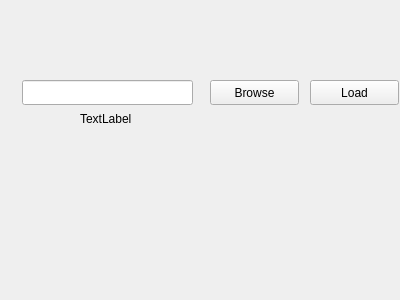
<?xml version="1.0" encoding="UTF-8"?>
<ui version="4.0">
 <class>WavSourceUi</class>
 <widget class="QWidget" name="WavSourceUi">
  <property name="geometry">
   <rect>
    <x>0</x>
    <y>0</y>
    <width>400</width>
    <height>300</height>
   </rect>
  </property>
  <property name="windowTitle">
   <string>Form</string>
  </property>
  <widget class="QLineEdit" name="lineEdit">
   <property name="geometry">
    <rect>
     <x>22</x>
     <y>80</y>
     <width>171</width>
     <height>25</height>
    </rect>
   </property>
  </widget>
  <widget class="QPushButton" name="pushButton">
   <property name="geometry">
    <rect>
     <x>210</x>
     <y>80</y>
     <width>89</width>
     <height>25</height>
    </rect>
   </property>
   <property name="text">
    <string>Browse</string>
   </property>
  </widget>
  <widget class="QPushButton" name="pushButton_2">
   <property name="geometry">
    <rect>
     <x>310</x>
     <y>80</y>
     <width>89</width>
     <height>25</height>
    </rect>
   </property>
   <property name="text">
    <string>Load</string>
   </property>
  </widget>
  <widget class="QLabel" name="label">
   <property name="geometry">
    <rect>
     <x>80</x>
     <y>110</y>
     <width>67</width>
     <height>17</height>
    </rect>
   </property>
   <property name="text">
    <string>TextLabel</string>
   </property>
  </widget>
 </widget>
 <resources/>
 <connections/>
</ui>
